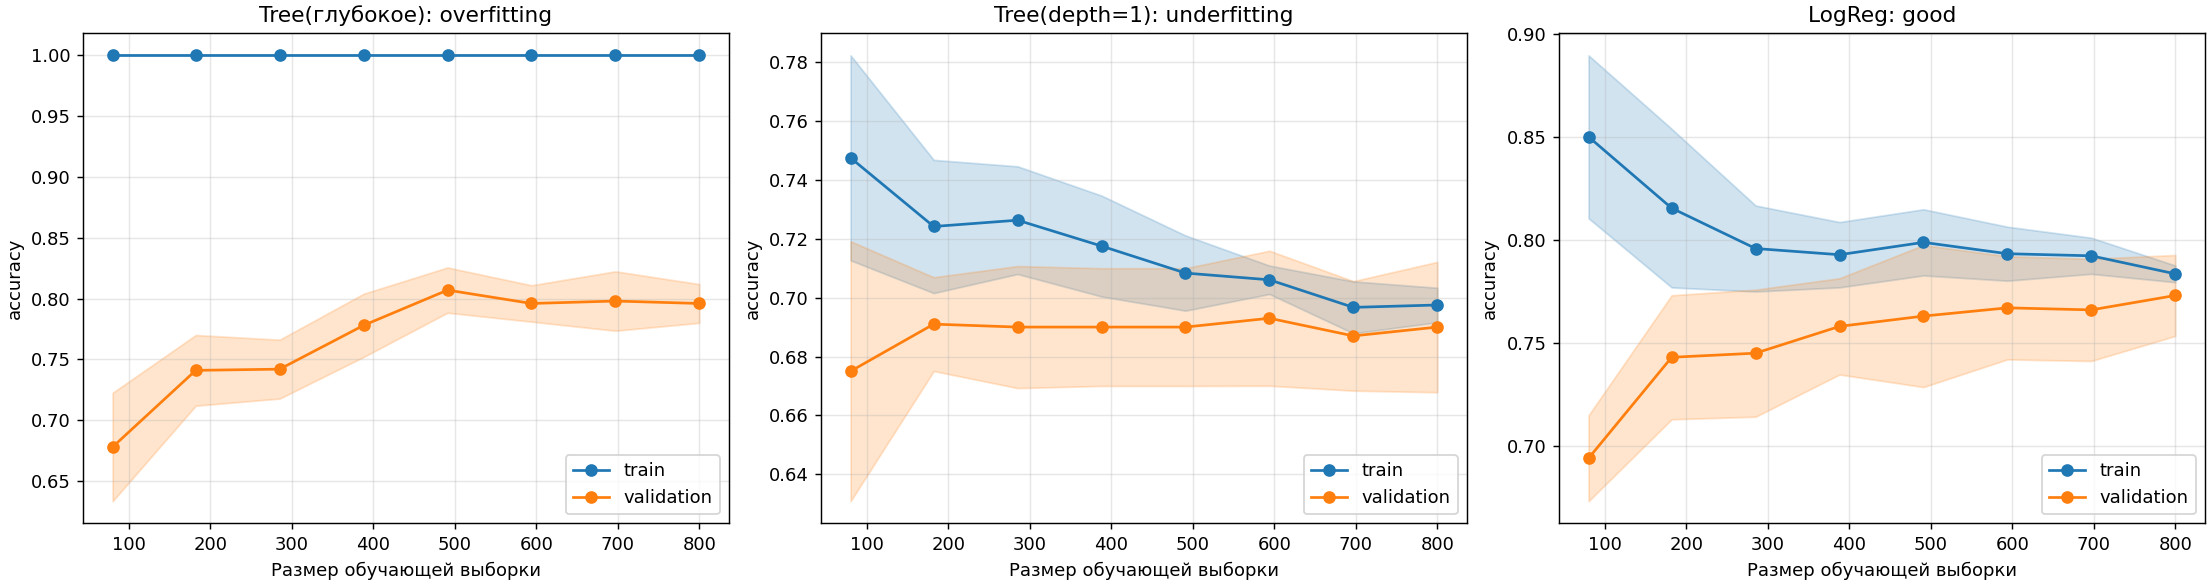

The Python source for this figure:
"""
Задача 54 (LearningCurveAnalyzer — автоматическая диагностика). Автосалон обучает модели прогноза покупки для 5 марок и хочет автоматически получать диагноз «переобучение / недообучение / хорошо». Кривые обучения мощны, но интерпретировать их вручную утомительно. Реализуйте class LearningCurveAnalyzer с методами fit() (вызывает learning_curve и сохраняет train_mean, val_mean, train_std, val_std), diagnose() -> str (пороги: gap = train_mean[-1] - val_mean[-1] > 0.1 → overfitting; val_mean[-1] < 0.7 → underfitting; иначе good), plot(ax=None) (рисует с fill_between), compare(others: list) (сравнивает несколько моделей на одной фигуре). Обучите три модели, сравните, постройте три learning curves с диагнозами в заголовках. Ожидаемый вывод: 3 графика с диагнозами. В комментариях объясните: зачем diagnose (автоматизация — не нужно каждый раз смотреть на график); как пороги gap > 0.1 и val_mean < 0.7 определяют диагноз (эмпирические — зависят от задачи); зачем fit() возвращает self (fluent API — LearningCurveAnalyzer(...).fit().plot()); как логировать результаты в pd.DataFrame для отчёта (pd.DataFrame({"model": ..., "diagnosis": ..., "val_mean": ...})); как связать с ML-дашбордом (задача 56) — learning curves как дополнение к метрикам; когда compare полезнее одиночного plot (сравнение моделей одной серии).
"""
from pathlib import Path

import matplotlib.pyplot as plt
import numpy as np
import pandas as pd
from sklearn.datasets import make_classification
from sklearn.linear_model import LogisticRegression
from sklearn.model_selection import learning_curve
from sklearn.tree import DecisionTreeClassifier

HERE = Path(__file__).parent


class LearningCurveAnalyzer:
    def __init__(self, model, X, y, name=None, cv=5, scoring="accuracy"):
        self.model, self.X, self.y, self.cv, self.scoring = model, X, y, cv, scoring
        self.name = name or type(model).__name__

    def fit(self):
        self.sizes, tr, va = learning_curve(self.model, self.X, self.y, cv=self.cv, scoring=self.scoring,
                                            train_sizes=np.linspace(0.1, 1.0, 8), n_jobs=1, shuffle=True,
                                            random_state=42)
        self.train_mean, self.train_std = tr.mean(axis=1), tr.std(axis=1)
        self.val_mean, self.val_std = va.mean(axis=1), va.std(axis=1)
        # return self: fluent API - LearningCurveAnalyzer(...).fit().plot() одной цепочкой
        return self

    # Пороги ЭМПИРИЧЕСКИЕ: gap > 0.1 (разрыв train-val) = модель «запомнила» обучающие
    # данные; val < 0.7 = даже на валидации плохо (модель слишком проста). Для другой
    # задачи/метрики (F1, редкий класс) границы подбирают под предметную область.
    # Порядок проверок важен: сначала переобучение, затем недообучение.
    def diagnose(self, gap_thr=0.1, val_thr=0.7) -> str:
        gap = self.train_mean[-1] - self.val_mean[-1]
        if gap > gap_thr:
            return "overfitting"
        if self.val_mean[-1] < val_thr:
            return "underfitting"
        return "good"

    def plot(self, ax=None):
        ax = ax or plt.subplots(figsize=(6, 4))[1]
        for mean, std, label, c in ((self.train_mean, self.train_std, "train", "C0"),
                                    (self.val_mean, self.val_std, "validation", "C1")):
            ax.plot(self.sizes, mean, "o-", color=c, label=label)
            ax.fill_between(self.sizes, mean - std, mean + std, alpha=0.2, color=c)
        ax.set(title=f"{self.name}: {self.diagnose()}", xlabel="Размер обучающей выборки", ylabel=self.scoring)
        ax.legend(loc="lower right")
        ax.grid(alpha=0.3)
        return ax

    def compare(self, others):
        # Все модели на ОДНОЙ оси - валидационные кривые рядом (удобно выбрать лучшую)
        fig, ax = plt.subplots(figsize=(8, 5), layout="constrained")
        for a in [self, *others]:
            ax.plot(a.sizes, a.val_mean, "o-", label=f"{a.name} ({a.diagnose()})")
        ax.set(title="Сравнение моделей (validation)", xlabel="Размер выборки", ylabel=self.scoring)
        ax.legend()
        ax.grid(alpha=0.3)
        return fig

    def summary(self):
        return {"model": self.name, "diagnosis": self.diagnose(), "train": self.train_mean[-1], "val_mean": self.val_mean[-1]}


if __name__ == "__main__":
    X, y = make_classification(n_samples=1000, n_features=20, n_informative=5, flip_y=0.15, random_state=42)
    an = [LearningCurveAnalyzer(DecisionTreeClassifier(random_state=0), X, y, "Tree(глубокое)").fit(),
          LearningCurveAnalyzer(DecisionTreeClassifier(max_depth=1, random_state=0), X, y, "Tree(depth=1)").fit(),
          LearningCurveAnalyzer(LogisticRegression(max_iter=1000, C=0.5), X, y, "LogReg").fit()]
    fig, axes = plt.subplots(1, 3, figsize=(17, 4.5), layout="constrained")
    for a, ax in zip(an, axes):
        a.plot(ax)
    fig.savefig(HERE / "54.png", dpi=130)
    an[0].compare(an[1:]).savefig(HERE / "54_compare.png", dpi=130)
    # Лог результатов для отчёта - DataFrame
    print(pd.DataFrame([a.summary() for a in an]).round(3).to_string(index=False))
    # Связь с дашбордом (задача 56): кривые обучения дополняют метрики confusion/ROC/PR -
    # показывают, поможет ли ДОБАВЛЕНИЕ данных (val ещё растёт) или нужна другая модель.
    # compare полезнее одиночного plot, когда выбираем между моделями одной серии на тех же данных.
